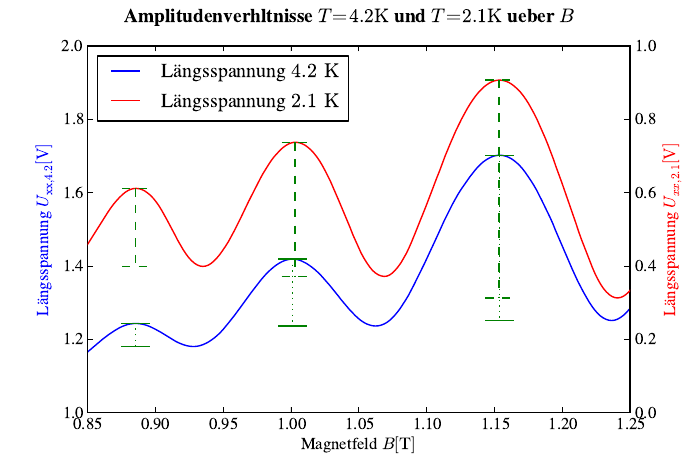

Generate this figure with Python:
# -*- coding: utf-8 -*-

from pylab import *
from scipy import *
from scipy.optimize import *
import matplotlib.pyplot as plt
from matplotlib import rc
from numpy import *

rc('font', family = 'serif', serif = 'STIXGeneral')
fig = plt.figure(num=None, figsize=(7, 5), dpi=150, facecolor='w', edgecolor='k')
fig.suptitle(r"Amplitudenverhltnisse $T=4.2 \mathrm{K}$ und $T=2.1 \mathrm{K}$ ueber $B$", fontsize=14, fontweight='bold')
#def f(U):
#   return 297.0 -25.87*U + 1.908*U**2 - 0.4020*U**3;

data = genfromtxt("4,2-Laengsspannung.dat")
data2 = genfromtxt("2,1-Laengsspannung.dat")
#print data[100:,1]

B = data[:4764,1]
B2 = data2[:4733,1]
#U_H = data[:,2]/10 * 1e-3
#I_H = (data[:,3]/10 * 2e-3)/4981

U_xx = data[:4764,2]
U_xx2 = data2[:4733,2]

ax = fig.add_subplot(111)
ax.plot(B, U_xx, "b", label=u'L\xe4ngsspannung $4.2\,\mathrm{K}$')
ax.plot([0,0],[0,0], "r", label=u'L\xe4ngsspannung $2.1\,\mathrm{K}$')
ax.plot([0.885485,0.885485],[1.180796,1.24356], "g:")
ax.plot([0.875485,0.895485],[1.180796,1.180796], "g")
ax.plot([0.875485,0.895485],[1.24356,1.24356], "g")

ax.plot([1.00102,1.00102],[1.418924,1.236789], "g:")
ax.plot([0.99102,1.01102],[1.418924,1.418924], "g")
ax.plot([0.99102,1.01102],[1.236789,1.236789], "g")

ax.plot([1.15392,1.15392],[1.702035,1.251573], "g:")
ax.plot([1.14392,1.16392],[1.702035,1.702035], "g")
ax.plot([1.14392,1.16392],[1.251573,1.251573], "g")

ax.yaxis.label.set_color('blue')
ax.set_xlim(0.85,1.25)
ax.set_ylim(1,2)

#ax.set_xlim(0.9,1.1)
#ax.set_ylim(1,2)
ax.set_xlabel(u"Magnetfeld $B [\mathrm{T}]$")
ax.set_ylabel(u"L\xe4ngsspannung $U_{\mathrm{xx,4.2}} [\mathrm{V}]$")


ax2 = ax.twinx()
ax2.plot(B2, U_xx2, "r", label=u'L\xe4ngsspannung $2.1\,\mathrm{K}$')
ax2.plot([0.885485,0.885485],[0.611754,0.399106], "g--")
ax2.plot([0.875485,0.895485],[0.611754,0.611754], "g--")
ax2.plot([0.875485,0.895485],[0.399106,0.399106], "g--")

ax2.plot([1.00306,1.00306],[0.737266,0.372053], "g--")
ax2.plot([0.99306,1.01306],[0.737266,0.737266], "g--")
ax2.plot([0.99306,1.01306],[0.372053,0.372053], "g--")

ax2.plot([1.15341,1.15341],[0.906818,0.313229], "g--")
ax2.plot([1.14341,1.16341],[0.906818,0.906818], "g--")
ax2.plot([1.14341,1.16341],[0.313229,0.313229], "g--")
ax2.yaxis.label.set_color('red')
ax2.set_xlim(0.85,1.25)
ax2.set_ylim(0,1)

#ax2.set_xlim(0.9,1.1)
#ax2.set_ylim(0,1)
#ax2.plt.ylim([0,10])

ax2.set_ylabel(u"L\xe4ngsspannung $U_{xx,2.1} [\mathrm{V}]$")

ax.legend(loc=2)
#ax2.legend(loc=0)

# y = log(data[:,1]/(8e-3*1.63e-3*2.74e-3))
# y = log(data[:,1]*(1.63e-3*2.74e-3)/(8e-3*4.2e-3))

#X = x[0:14]
#Y = y[0:14]

#fitfunc = lambda p, x: p[0]*x + p[1]
#errfunc = lambda p, x, y: fitfunc(p, x) - y
#P, success = leastsq(errfunc, [1, 1], args=(X, Y))




#plot(x, fitfunc(P, x), "r", label="Ausgleichsgerade")
#plot(x, -0.0105*x + 0.9, "r--", label="Fehlergerade")
#plot(x, -0.0077*x + 0.65, "r--")

#plot([207, 207], [0.0, -4.5], "k", label="Inversionstemperatur")

#fitfunc = lambda p, x: p[0] + p[1]*x + p[2]*x**2+ p[3]*x**3 + p[4]*x**4 + p[5]*x**5
#errfunc = lambda p, x, y: fitfunc(p, x) - y
#p, success = leastsq(errfunc, [1, 1, 1, 0, 1, 1, 1, 1, 1], args=(x, y))
#R = linspace(min(x), max(x), 1000)
#plot(R, fitfunc(p, R), label="Ausgleichende Kurve")

#errorbar(x, y, yerr=len(x)*[0.04], xerr=len(x)*[1], fmt="g.", label="Messpunkte mit Fehlerbalken")

fig.savefig("11-4,2-2,1-zyklotron-B.pdf")

show()
